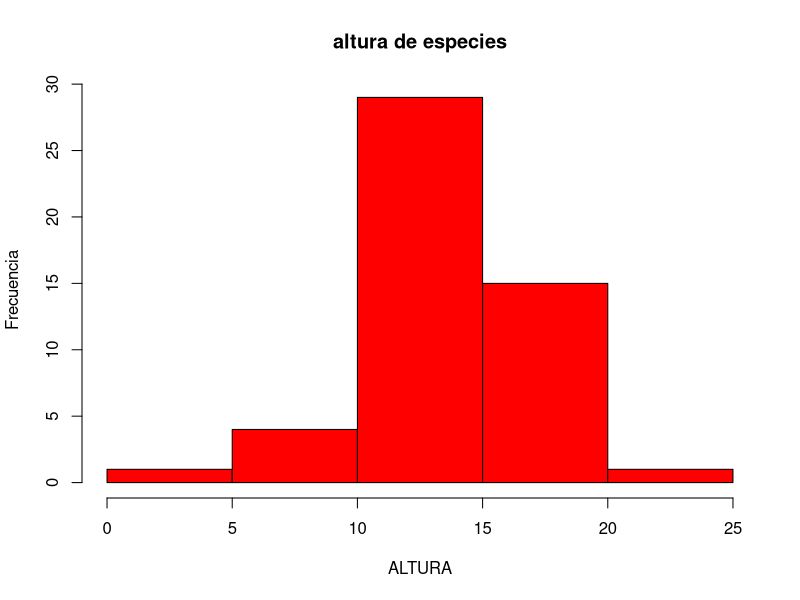
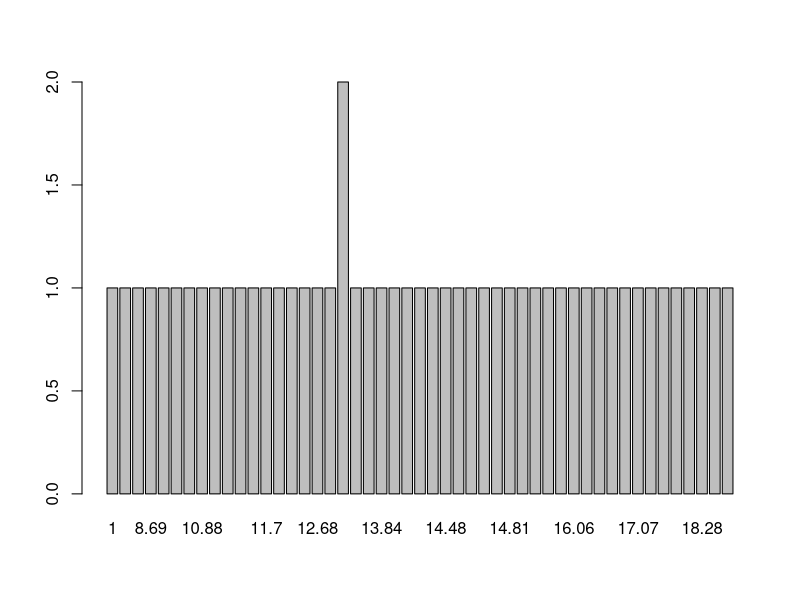
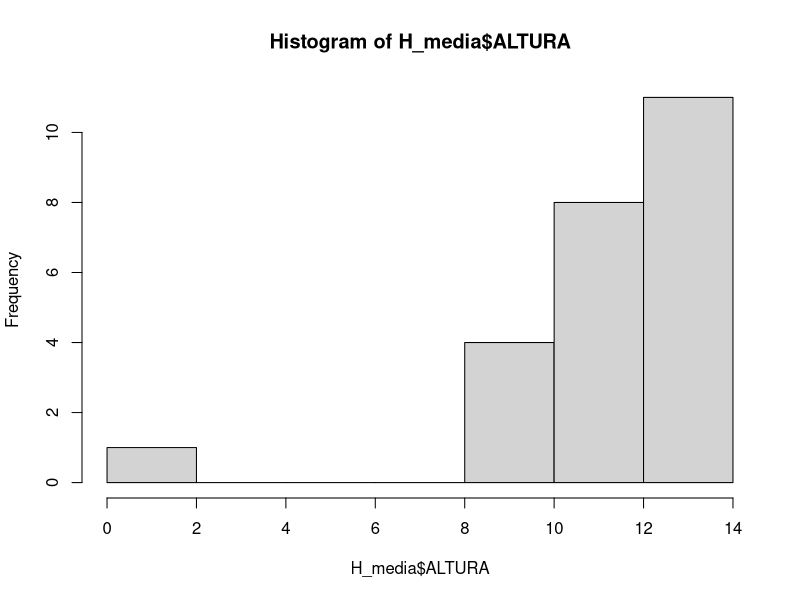
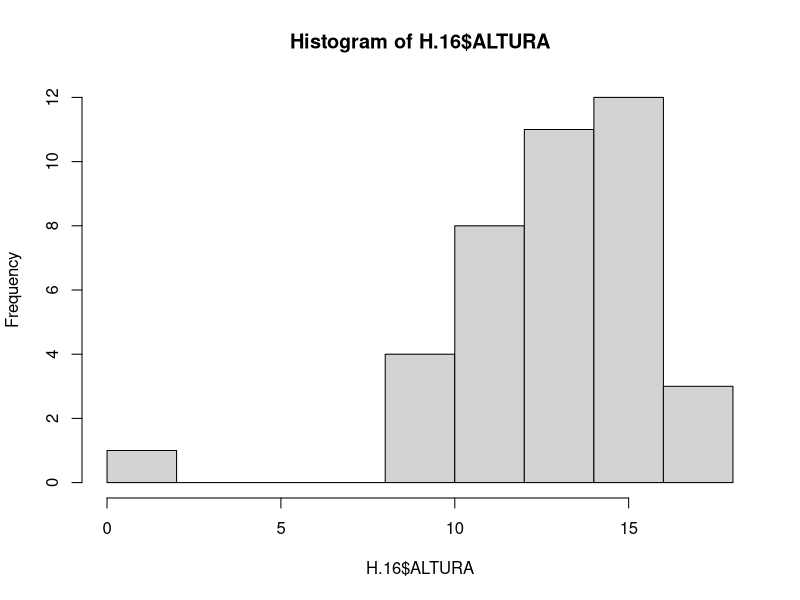
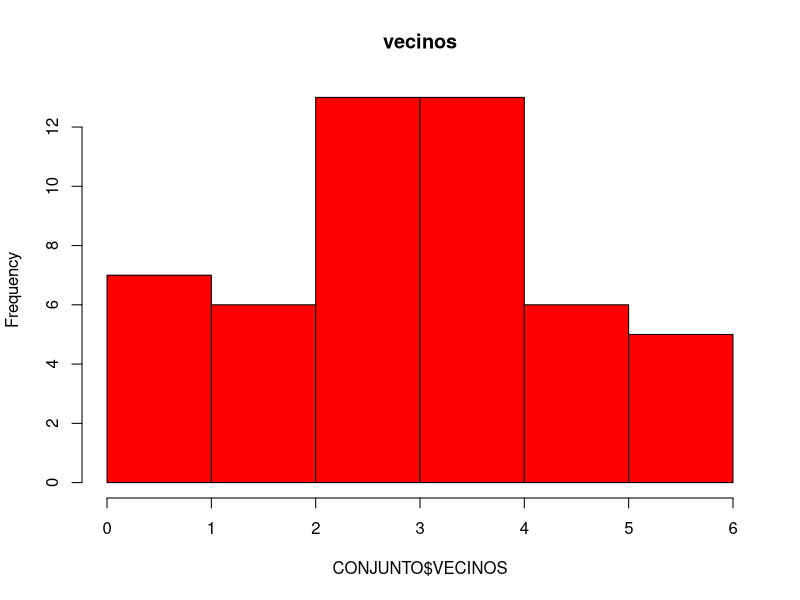
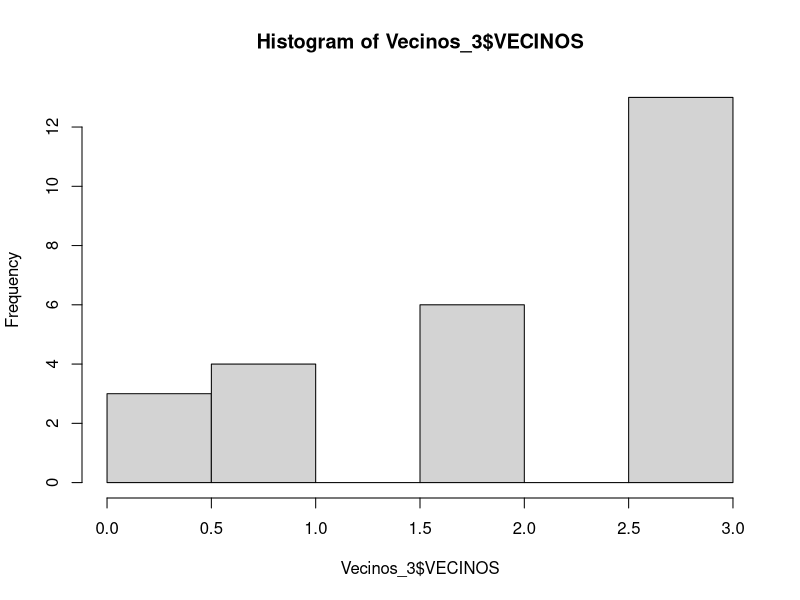
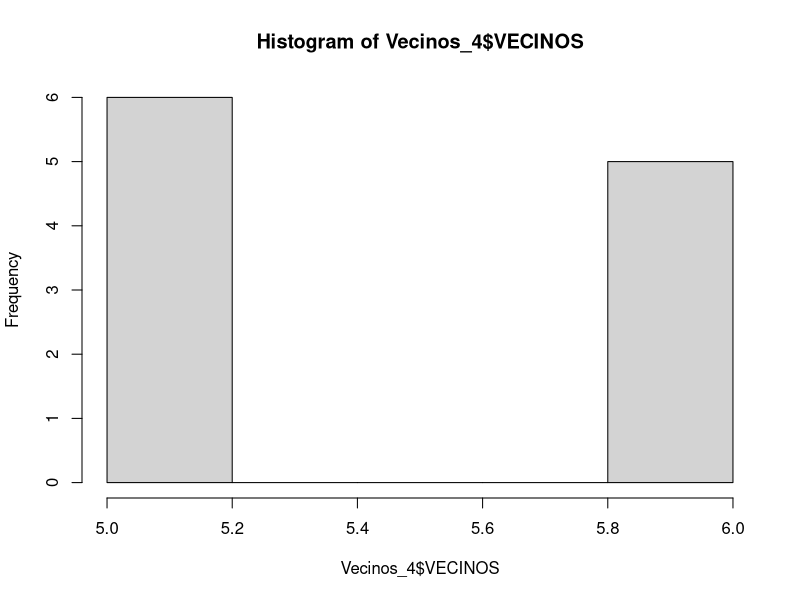
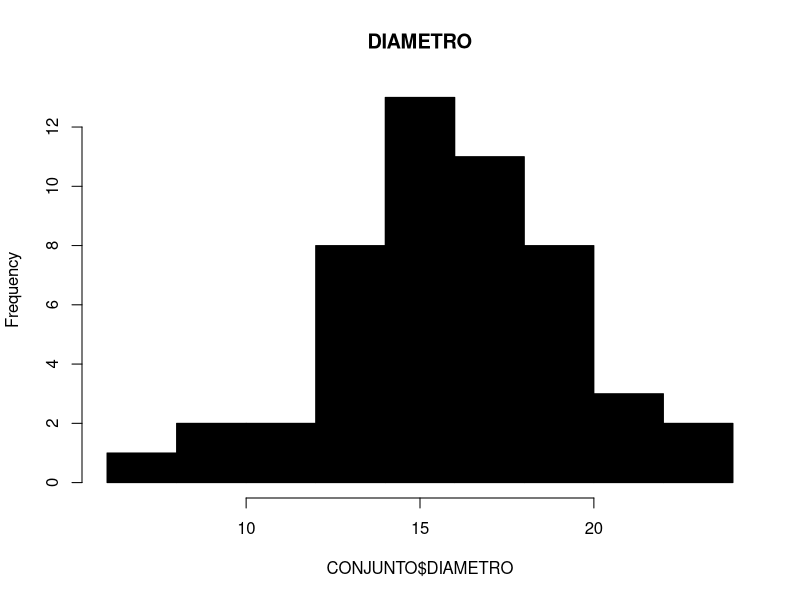

These charts were generated, in order, by the following R code:
#ximena marcela pacheco gomez
#01/03/23
#tarea 2
setwd("C:/REPOSITORIO GIT/D_experimental/Scripts/")
CONJUNTO <- read.csv("tarea_2.csv", header = TRUE )

#seleccion de datos 
mean(CONJUNTO$ALTURA)

#ALTURA MENOR O IGUAL QUE LA MEDIA
H_media <-subset(CONJUNTO, CONJUNTO$ALTURA <= 13.94) ##VALOR DE LA MEDIA DE LA ALTURA
#ALTURA MENOR A 16.5 
H.16 <-subset(CONJUNTO, CONJUNTO$ALTURA <= 16.5)

#VECINOS 

Vecinos_3 <- subset(CONJUNTO, CONJUNTO$VECINOS <=3) 
Vecinos_4 <- subset(CONJUNTO, CONJUNTO$VECINOS >4)

#diametro 
mean(CONJUNTO$DIAMETRO)
DBH_media <-subset(CONJUNTO, CONJUNTO$DIAMETRO <15.79) ##VALOR DE LA MEDIA DEL DIAMETRO  
DBH_16  <-subset(CONJUNTO, CONJUNTO$DIAMETRO >15.79) 

#especie 

CONJUNTO$ESPECIE<- as.factor(CONJUNTO$ESPECIE)

cedro <-subset(CONJUNTO, CONJUNTO$ESPECIE == "C")
esp_2 <-subset(CONJUNTO, CONJUNTO$ESPECIE == "F")

##Cuantas observaciones son menores o iguales a 16.9 cm de Diametro
sum(CONJUNTO$Diametro >16.9)           

##Cuantas observacions son mayores a18.5 metros de Altura
sum(CONJUNTO$ALTURA >18.5)

#VISUALIZACION DE DATOS 
##alturas
head(CONJUNTO$ALTURA)

hist(CONJUNTO$ALTURA,
     main="altura de especies",
     xlab = "ALTURA",
     ylab = "Frecuencia",
     col = "red")
feeds <- table(CONJUNTO$ALTURA)
feeds
barplot(feeds)

hist(H_media$ALTURA)

hist(H.16$ALTURA)

##VECINOS 

hist(CONJUNTO$VECINOS, 
     main="vecinos",
     col="red")

hist(Vecinos_3$VECINOS)
hist(Vecinos_4$VECINOS)

##diametro 
hist(CONJUNTO$DIAMETRO, 
     main="DIAMETRO",
     col="black")

hist(DBH_16$DIAMETRO)
hist(DBH_media$DIAMETRO)

#ESTADISTICAS BASICAS

mean(CONJUNTO$ALTURA)
sd(CONJUNTO$ALTURA)

mean(H_media$ALTURA)
sd(H_media$ALTURA)

mean(H.16$ALTURA)
sd(H.16$ALTURA)

mean(CONJUNTO$VECINOS)
sd(CONJUNTO$VECINOS)

mean(Vecinos_3$VECINOS)
sd(Vecinos_3$VECINOS)

mean(Vecinos_4$VECINOS)
sd(Vecinos_4$VECINOS)

mean(CONJUNTO$DIAMETRO)
sd(CONJUNTO$DIAMETRO)

mean(DBH_16$DIAMETRO)
sd(DBH_16$DIAMETRO)

mean(DBH_media$DIAMETRO)
sd(DBH_media$DIAMETRO)

